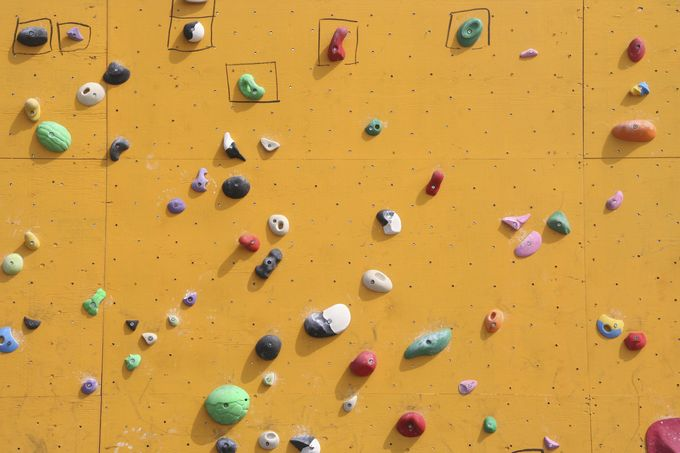
#> input picture rockWallExample.jpg, 680 x 453 px
$ python blurredLines.py
#> lines starting #> are read from the running program, lines starting #| are printed output that depends on the picture; after the words box and inside, x2 and y2 are one past the last pixel; in counts of white or black regions, pixels touching at a corner belong together
import numpy as np
import cv2
import matplotlib.pyplot as plt

#set the rockwall to img
img = cv2.imread('rockWallExample.jpg')
#> img is the input picture: shape (453, 680, 3); mean B, G, R 70, 156.3, 207.6
img_hsv = cv2.cvtColor(img, cv2.COLOR_BGR2HSV)
#> img_hsv: shape (453, 680, 3); mean H, S, V 22.1, 168.8, 208.3

hsv_green_high = np.asarray([27,95,79])
hsv_green_low = np.asarray([159,226,224])

mask = cv2.inRange(img_hsv,hsv_green_high,hsv_green_low)
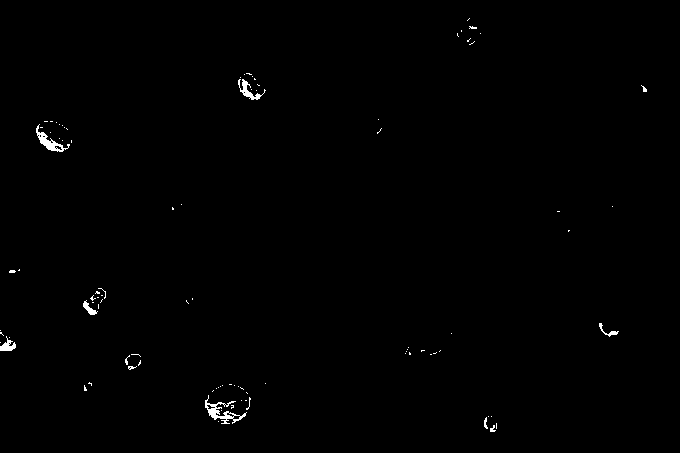
#> mask: shape (453, 680); 0.48% white; 95 white regions (85 under 20 px), largest, box (x1, y1, x2, y2) and area: (205, 395, 247, 424) 337, (36, 124, 70, 152) 256, (238, 79, 266, 100) 180

blur = cv2.blur(mask,(7,7))
plt.imshow(blur, cmap='gray')
plt.show()

$ run again, with exampleOutdoorWall.jpg copied over rockWallExample.jpg
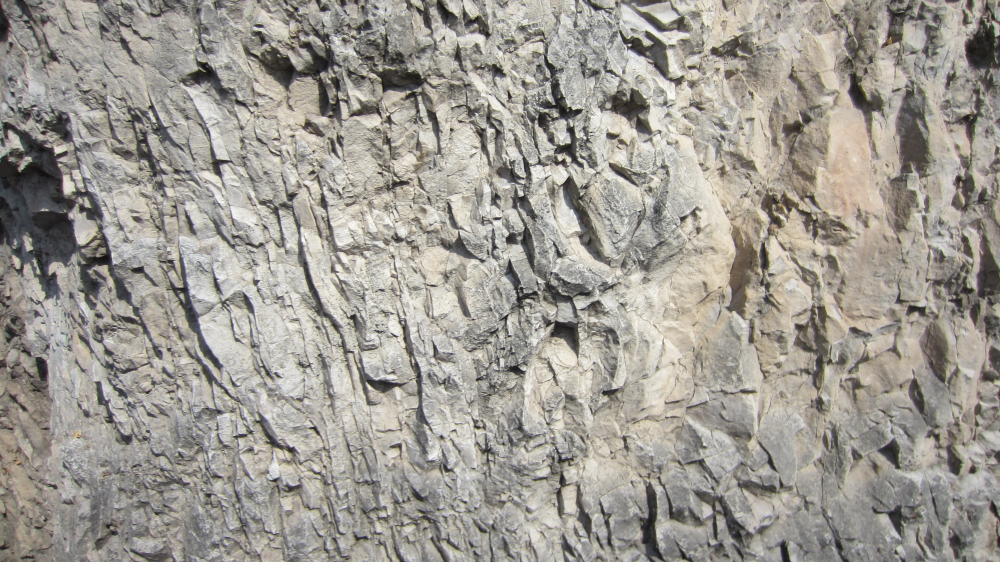
#> input picture exampleOutdoorWall.jpg, 4000 x 2248 px (shown at 1/4 size)
#> img is the input picture: shape (2248, 4000, 3); mean B, G, R 146.7, 154.2, 158.5
#> img_hsv: shape (2248, 4000, 3); mean H, S, V 44.8, 23.1, 159.4
#> `mask = cv2.inRange(img_hsv,hsv_green_high,hsv_green_low)`:
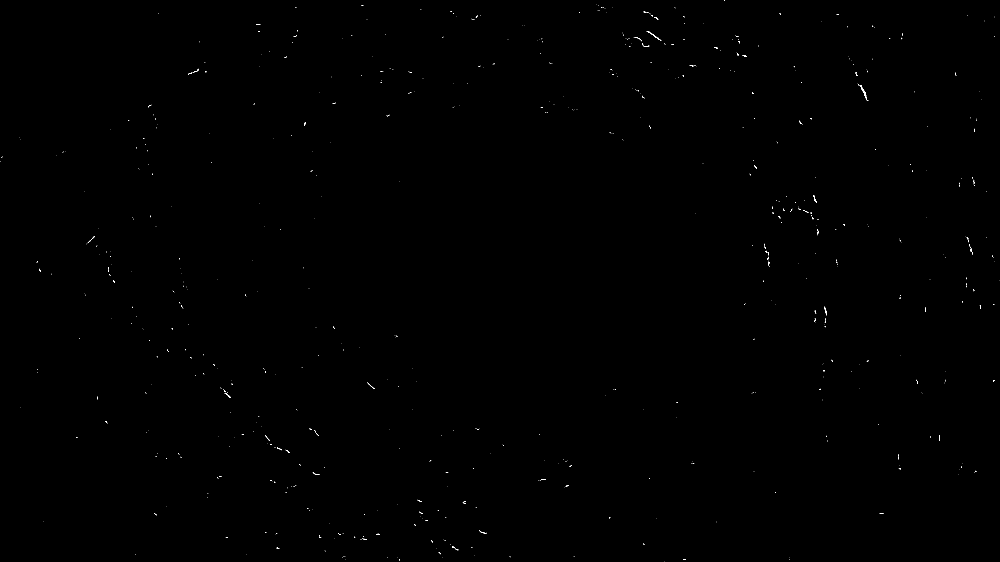
#> mask: shape (2248, 4000) (shown at 1/4 size); 0.06% white in thin lines or dots
